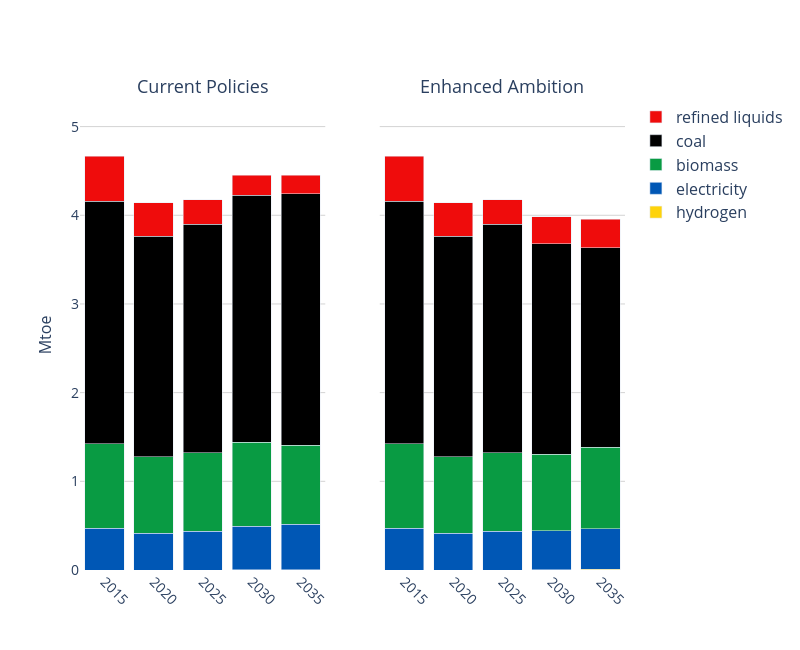

The notebook cell this image was saved under:
### Code cell
# ------------------------------
# F) Cement energy by fuel
# ------------------------------
dfF, _ = run_query(conn, q_idx)  # q_idx=100
dfF["ind"]    = cat_sector(dfF["sector"])
dfF["energy"] = dfF.apply(cat_energy_cement, axis=1)
dfF = dfF[(dfF["Year"] >= 2015) & (dfF["ind"] == "Cement")].copy()
dfF["value"] *= EJ_TO_MTOE
two_panel_stack(
    dfF, category="energy", years=YEARS_2015_2050,
    out_png="./fig/cement.png", y_max=5.3,
    colors=FUEL_COLORS, patterns=FUEL_PATTERNS
)

### Figure 1 — Plotly figure (JSON) as saved in the notebook; plotly's stock layout.template omitted (floating-point values rounded to 4 significant figures)
{"data": [{"marker": {"color": "#FED30B"}, "name": "hydrogen", "showlegend": true, "type": "bar", "x": [2030, 2035], "xaxis": "x", "y": [0.001086, 0.001518], "yaxis": "y"}, {"marker": {"color": "#0057B5"}, "name": "electricity", "showlegend": true, "type": "bar", "x": [2015, 2020, 2025, 2030, 2035], "xaxis": "x", "y": [0.4695, 0.4172, 0.4352, 0.4946, 0.5145], "yaxis": "y"}, {"marker": {"color": "#099B43"}, "name": "biomass", "showlegend": true, "type": "bar", "x": [2015, 2020, 2025, 2030, 2035], "xaxis": "x", "y": [0.9521, 0.8616, 0.8896, 0.9468, 0.8891], "yaxis": "y"}, {"marker": {"color": "#000000"}, "name": "coal", "showlegend": true, "type": "bar", "x": [2015, 2020, 2025, 2030, 2035], "xaxis": "x", "y": [2.738, 2.484, 2.573, 2.781, 2.838], "yaxis": "y"}, {"marker": {"color": "#EF0C0C"}, "name": "refined liquids", "showlegend": true, "type": "bar", "x": [2015, 2020, 2025, 2030, 2035], "xaxis": "x", "y": [0.5033, 0.3814, 0.2766, 0.2268, 0.2099], "yaxis": "y"}, {"marker": {"color": "#FED30B"}, "name": "hydrogen", "showlegend": false, "type": "bar", "x": [2030, 2035], "xaxis": "x2", "y": [0.001283, 0.007595], "yaxis": "y2"}, {"marker": {"color": "#0057B5"}, "name": "electricity", "showlegend": false, "type": "bar", "x": [2015, 2020, 2025, 2030, 2035], "xaxis": "x2", "y": [0.4695, 0.4172, 0.4352, 0.4402, 0.456], "yaxis": "y2"}, {"marker": {"color": "#099B43"}, "name": "biomass", "showlegend": false, "type": "bar", "x": [2015, 2020, 2025, 2030, 2035], "xaxis": "x2", "y": [0.9521, 0.8616, 0.8896, 0.8636, 0.9229], "yaxis": "y2"}, {"marker": {"color": "#000000"}, "name": "coal", "showlegend": false, "type": "bar", "x": [2015, 2020, 2025, 2030, 2035], "xaxis": "x2", "y": [2.738, 2.484, 2.573, 2.372, 2.247], "yaxis": "y2"}, {"marker": {"color": "#EF0C0C"}, "name": "refined liquids", "showlegend": false, "type": "bar", "x": [2015, 2020, 2025, 2030, 2035], "xaxis": "x2", "y": [0.5033, 0.3814, 0.2766, 0.3076, 0.3191], "yaxis": "y2"}], "layout": {"annotations": [{"font": {"size": 18}, "showarrow": false, "text": "Current Policies", "x": 0.225, "xanchor": "center", "xref": "paper", "y": 1, "yanchor": "bottom", "yref": "paper"}, {"font": {"size": 18}, "showarrow": false, "text": "Enhanced Ambition", "x": 0.775, "xanchor": "center", "xref": "paper", "y": 1, "yanchor": "bottom", "yref": "paper"}], "barmode": "stack", "height": 650, "legend": {"font": {"size": 16}, "traceorder": "reversed", "x": 1.02, "y": 1}, "plot_bgcolor": "rgba(0,0,0,0)", "title": {"font": {"size": 24}, "x": 0.5}, "width": 800, "xaxis": {"anchor": "y", "domain": [0, 0.45], "tickangle": 45, "tickfont": {"size": 14}, "ticktext": ["2015", "2020", "2025", "2030", "2035", "2040", "2045", "2050"], "tickvals": [2015, 2020, 2025, 2030, 2035, 2040, 2045, 2050], "title": {"font": {"size": 16}}}, "xaxis2": {"anchor": "y2", "domain": [0.55, 1], "tickangle": 45, "tickfont": {"size": 14}, "ticktext": ["2015", "2020", "2025", "2030", "2035", "2040", "2045", "2050"], "tickvals": [2015, 2020, 2025, 2030, 2035, 2040, 2045, 2050], "title": {"font": {"size": 16}}}, "yaxis": {"anchor": "x", "domain": [0, 1], "gridcolor": "lightgray", "range": [0, 5.3], "showgrid": true, "tickfont": {"size": 14}, "title": {"font": {"size": 16}, "text": "Mtoe"}}, "yaxis2": {"anchor": "x2", "domain": [0, 1], "gridcolor": "lightgray", "matches": "y", "range": [0, 5.3], "showgrid": true, "showticklabels": false, "tickfont": {"size": 14}}}}
